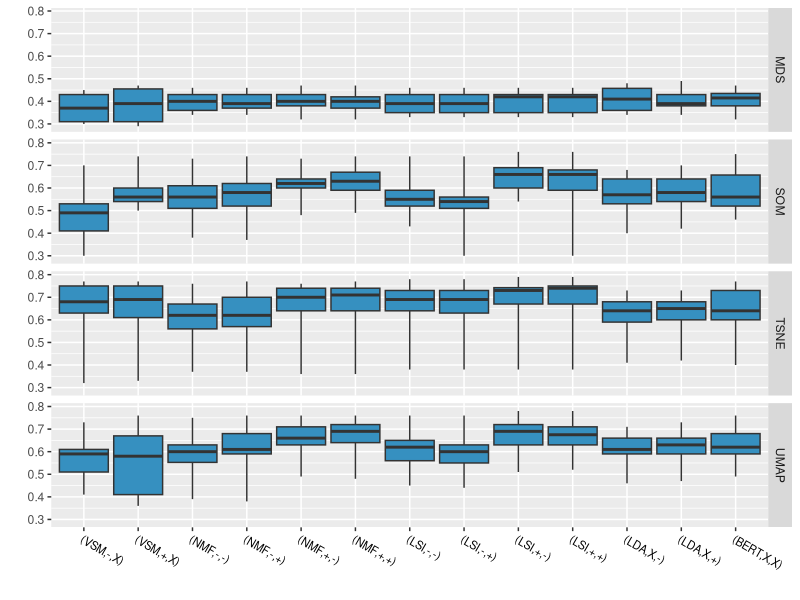

This figure's R source:
# set your working director using setwd()
setwd("your working directory")


library(ggplot2)

df_accuracy <- read.csv("Results_Boxplot_Accuracy_Final.csv")
df_perception <- read.csv("Results_Boxplot_Perception_Final.csv")

ggplot(df_accuracy,aes(x = TM,ymin = min,lower = q1,middle = median,
              upper = q3,ymax = max,
           fill = TM,
           group = TM)) +
  geom_boxplot(stat = "identity",fill ='#3690c0' ) +
  scale_x_discrete(limits=c("(VSM,-,X)", "(VSM,+,X)",
                            "(NMF,-,-)","(NMF,-,+)", "(NMF,+,-)", "(NMF,+,+)",
                            "(LSI,-,-)", "(LSI,-,+)", "(LSI,+,-)",
                            "(LSI,+,+)", "(LDA,X,-)", "(LDA,X,+)",
                            "(BERT,X,X)")) + 
  labs(x="", y="") + 
  theme(axis.text.x = element_text(size = 8, angle = 330, hjust = 0, colour = "black")) + 
  facet_grid(DR~.,scales="free_x")
